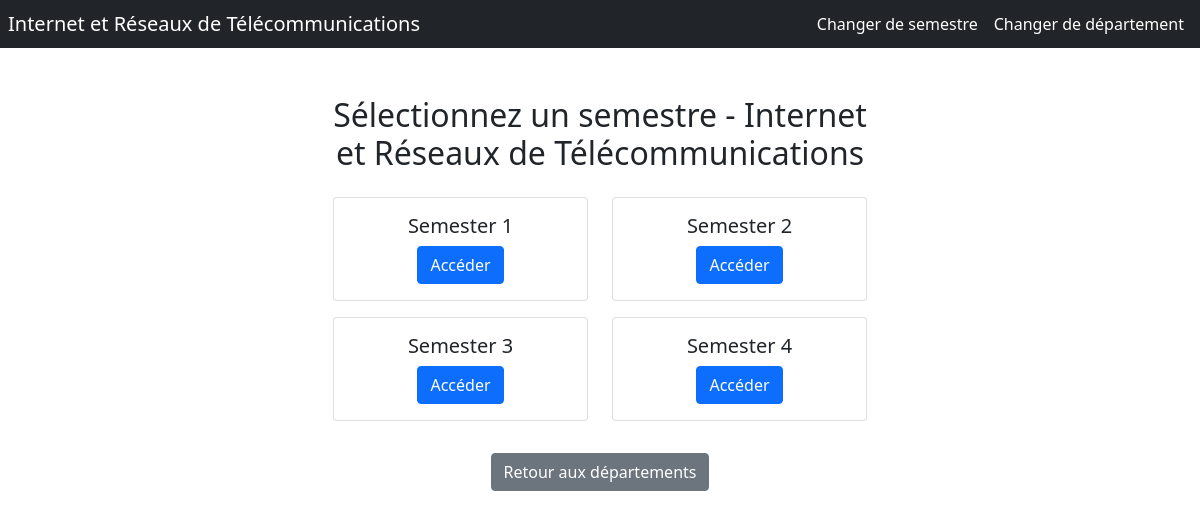
Page /IRT/semesters/ on the committed database.
### schedule/models.py (models this page shows, shortened)
class Department(models.Model):
    code = models.CharField(max_length=10, primary_key=True)  # e.g., IRT, GM
    name = models.CharField(max_length=100)  # e.g., Informatique, Réseaux et Télécommunications

class Semester(models.Model):
    SEMESTER_CHOICES = [
        ('S1', 'Semester 1'),
        ('S2', 'Semester 2'),
        ('S3', 'Semester 3'),
        ('S4', 'Semester 4'),
    ]
    code = models.CharField(max_length=2, choices=SEMESTER_CHOICES)
    department = models.ForeignKey(Department, on_delete=models.CASCADE, related_name='semesters')
    class Meta:
        unique_together = ('code', 'department')

### schedule/views.py (the view)
# urls.py: path('<str:department_code>/semesters/', views.select_semester, name='semester_select'),
def select_semester(request, department_code):
    department = get_object_or_404(Department, code=department_code)
    semesters = Semester.objects.filter(department=department)
    if not semesters.exists():
        for code, _ in Semester.SEMESTER_CHOICES:
            Semester.objects.create(code=code, department=department)
        semesters = Semester.objects.filter(department=department)
    return render(request, 'schedule/semester_select.html', {
        'department': department,
        'semesters': semesters
    })

### schedule/templates/schedule/semester_select.html
{% extends "schedule/base.html" %}
{% block content %}
<div class="container">
    <div class="row justify-content-center mt-5">
        <div class="col-md-6">
            <h2 class="text-center mb-4">Sélectionnez un semestre - {{ department.name }}</h2>
            <div class="row">
                {% for semester in semesters %}
                <div class="col-md-6 mb-3">
                    <div class="card">
                        <div class="card-body text-center">
                            <h5 class="card-title">{{ semester.get_code_display }}</h5>
                            <a href="{% url 'schedule' department.code semester.code %}" class="btn btn-primary">Accéder</a>
                        </div>
                    </div>
                </div>
                {% endfor %}
            </div>
            <div class="text-center mt-3">
                <a href="{% url 'department_select' %}" class="btn btn-secondary">Retour aux départements</a>
            </div>
        </div>
    </div>
</div>
{% endblock %}

### schedule/templates/schedule/base.html (shortened to what this page needs)
<!DOCTYPE html>
<html lang="fr">
<head>
    <link href="https://cdn.jsdelivr.net/npm/bootstrap@5.1.3/dist/css/bootstrap.min.css" rel="stylesheet">
    <link rel="stylesheet" href="https://cdn.jsdelivr.net/npm/bootstrap-icons@1.7.2/font/bootstrap-icons.css">
</head>
<body>
    <nav class="navbar navbar-expand-lg navbar-dark bg-dark">
        <div class="container-fluid">
            {% if department %}
                <a class="navbar-brand" href="{% url 'department_select' %}">{{ department.name }}{% if semester %} - {{ semester.get_code_display }}{% endif %}</a>
                <div class="collapse navbar-collapse" id="navbarNav">
                    <ul class="navbar-nav ms-auto">
                        <li class="nav-item">
                            <a class="nav-link" href="{% url 'semester_select' department.code %}">Changer de semestre</a>
                        </li>
                        <li class="nav-item">
                            <a class="nav-link" href="{% url 'department_select' %}">Changer de département</a>
                        </li>
                    </ul>
                </div>
            {% else %}
                <a class="navbar-brand" href="{% url 'department_select' %}">Emploi du temps</a>
            {% endif %}
        </div>
    </nav>
    <div class="container mt-4">
        {% block content %}{% endblock %}
    </div>
</body>
</html>

### schedule/templates/schedule/base.html (style rules this page uses)
html, body { margin: 0; padding: 0; overflow: hidden; width: 100vw; height: 100vh; }
.navbar { padding: 0.25rem 0.5rem; height: 48px; margin: 0; border: none; }
.container-fluid { padding: 0 !important; margin: 0 !important; max-width: none !important; }
:root { --primary-color: #2c3e50; --secondary-color: #3498db; --accent-color: #e74c3c; }
.navbar { background-color: var(--primary-color); }
.navbar-brand, .nav-link { color: white !important; }

### rows in the picture
Department: name "Internet et Réseaux de Télécommunications"
Semester: code "Semester 1"
Semester: code "Semester 2"
Semester: code "Semester 3"
Semester: code "Semester 4"
